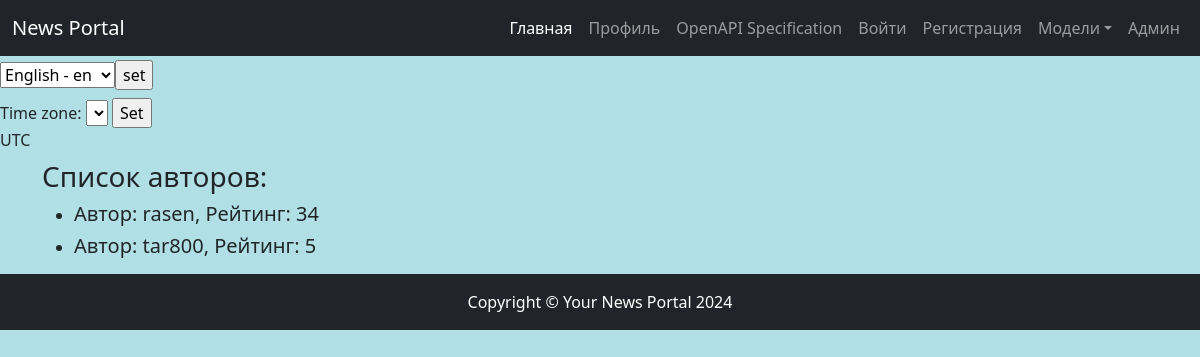
Screenshot of /authors/ with the database file from the repository.
### news/models.py (models this page shows, shortened)
class Author(models.Model):
    user = models.OneToOneField(User, on_delete=models.CASCADE, verbose_name=_('User'))
    rating = models.IntegerField(_('Ratiing'), default=0)
    class Meta:
        verbose_name = _('Author')
        verbose_name_plural = _('Authors')

### news/views/author.py (the view)
# urls.py: path('authors/', AuthorList.as_view(), name='authors'),
class AuthorList(ListView):
    model = Author
    ordering = '-rating'
    template_name = APP + 'authors.html'
    context_object_name = 'authors'
    queryset = Author.objects.all()        #. select_related('author')

### news/templates/news/authors.html (shortened to what this page needs)
{% extends 'default.html' %}
{% load i18n %}
{% block content %}
<b><h3>{% trans "List of authors" %}:</h3></b>
<ul>
{% for author in authors %}
   <li>
       <h5>{% trans "Author" %}: <span>{{ author.user }}</span>, {% trans "Rating" %}: {{ author.rating }}</h5>
   </li>
{% endfor %}
</ul>
{% endblock content %}

### rows the page displays
Author: user "rasen", rating "34"
Author: user "tar800", rating "5"

### other values shown
{{ TIME_ZONE }} "UTC"
form field language "English - en"
